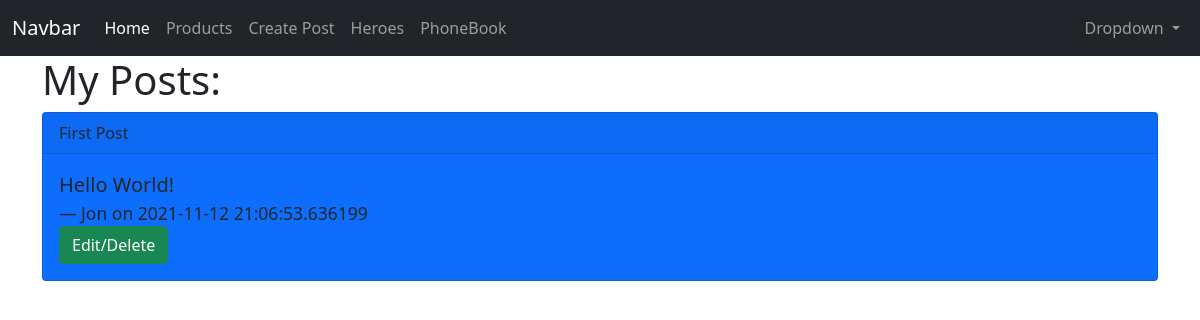
Screenshot of /my-posts (signed in) with the database file from the repository.
### app/models.py (models this page shows, shortened)
class Post(db.Model):
    id = db.Column(db.Integer, primary_key=True)
    title = db.Column(db.String(200))
    content = db.Column(db.String(300))
    date_created = db.Column(db.Integer, nullable=False, default=datetime.utcnow)
    user_id = db.Column(db.Integer, db.ForeignKey('user.id'), nullable=False)

class User(db.Model, UserMixin):
    id = db.Column(db.Integer, primary_key=True)
    username = db.Column(db.String(150), nullable=False, unique=True)
    email = db.Column(db.String(150), nullable=False, unique=True)
    password = db.Column(db.String(256), nullable=False)
    posts = db.relationship('Post', backref='author', lazy=True)
    contacts = db.relationship('Contact', backref='creator', lazy=True)

### app/routes.py (the view)
@app.route('/my-posts')
@login_required
def my_posts():
    posts = current_user.posts
    return render_template('my_posts.html', posts=posts)

### app/models.py (called while the page is built)
@login_manager.user_loader
def load_user(user_id):
    return User.query.get(user_id)

### app/templates/my_posts.html
{% extends 'base.html' %}
{% block content %}
<h1>My Posts:</h1>
{% for p in posts %}
    <div class="card bg-primary text-dark">
        <div class="card-header">
        {{ p.title }}
        </div>
        <div class="card-body">
        <blockquote class="blockquote mb-0">
            <p>{{ p.content }}</p>
            <footer class="blockquote-footer text-dark">{{ p.author.username }} on {{ p.date_created}} <cite title="Source Title"></cite></footer>
        </blockquote>
        <a href="{{url_for('post_detail', post_id=p.id)}}" class="btn btn-success">Edit/Delete</a>
        </div>
    </div>
{% endfor %}
{% endblock %}

### rows the page displays
Post: title "First Post", content "Hello World!", author.username "Jon", date_created "2021-11-12 21:06:53.636199"
